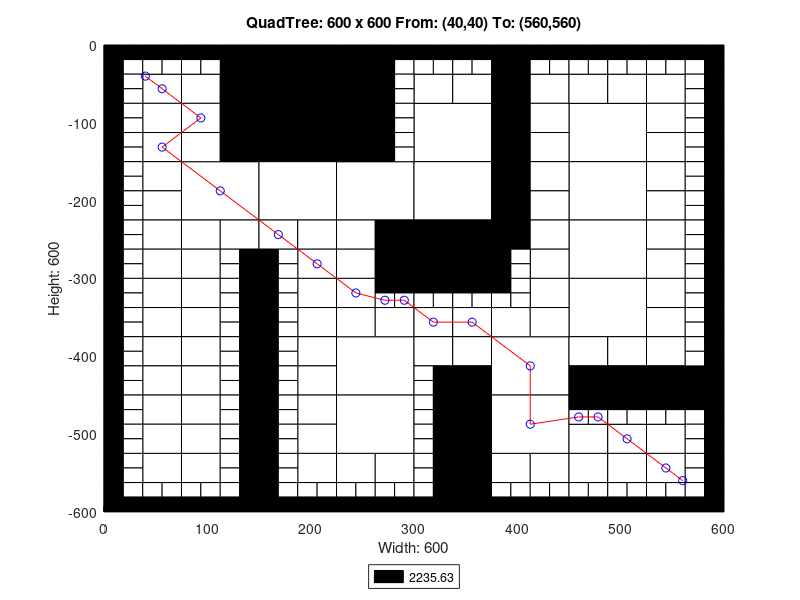

Recreate this plot in MATLAB.
axis([0 600 -600 0]);
title('QuadTree: 600 x 600 From: (40,40) To: (560,560)');
xlabel('Width: 600');
ylabel('Height: 600');
rectangle('Position',[150 -75 75 75], 'FaceColor',[0 0 0]);
rectangle('Position',[150 -150 75 75], 'FaceColor',[0 0 0]);
rectangle('Position',[75 -225 75 75], 'FaceColor',[1 1 1]);
rectangle('Position',[150 -225 75 75], 'FaceColor',[1 1 1]);
rectangle('Position',[225 -225 75 75], 'FaceColor',[1 1 1]);
rectangle('Position',[300 -150 75 75], 'FaceColor',[1 1 1]);
rectangle('Position',[450 -150 75 75], 'FaceColor',[1 1 1]);
rectangle('Position',[300 -225 75 75], 'FaceColor',[1 1 1]);
rectangle('Position',[300 -300 75 75], 'FaceColor',[0 0 0]);
rectangle('Position',[450 -225 75 75], 'FaceColor',[1 1 1]);
rectangle('Position',[450 -300 75 75], 'FaceColor',[1 1 1]);
rectangle('Position',[225 -450 75 75], 'FaceColor',[1 1 1]);
rectangle('Position',[225 -525 75 75], 'FaceColor',[1 1 1]);
rectangle('Position',[375 -450 75 75], 'FaceColor',[1 1 1]);
rectangle('Position',[450 -375 75 75], 'FaceColor',[1 1 1]);
rectangle('Position',[375 -525 75 75], 'FaceColor',[1 1 1]);
rectangle('Position',[37.5 -75 37.5 37.5], 'FaceColor',[1 1 1]);
rectangle('Position',[112.5 -37.5 37.5 37.5], 'FaceColor',[0 0 0]);
rectangle('Position',[75 -75 37.5 37.5], 'FaceColor',[1 1 1]);
rectangle('Position',[112.5 -75 37.5 37.5], 'FaceColor',[0 0 0]);
rectangle('Position',[37.5 -112.5 37.5 37.5], 'FaceColor',[1 1 1]);
rectangle('Position',[37.5 -150 37.5 37.5], 'FaceColor',[1 1 1]);
rectangle('Position',[75 -112.5 37.5 37.5], 'FaceColor',[1 1 1]);
rectangle('Position',[112.5 -112.5 37.5 37.5], 'FaceColor',[0 0 0]);
rectangle('Position',[75 -150 37.5 37.5], 'FaceColor',[1 1 1]);
rectangle('Position',[112.5 -150 37.5 37.5], 'FaceColor',[0 0 0]);
rectangle('Position',[225 -37.5 37.5 37.5], 'FaceColor',[0 0 0]);
rectangle('Position',[225 -75 37.5 37.5], 'FaceColor',[0 0 0]);
rectangle('Position',[225 -112.5 37.5 37.5], 'FaceColor',[0 0 0]);
rectangle('Position',[225 -150 37.5 37.5], 'FaceColor',[0 0 0]);
rectangle('Position',[37.5 -187.5 37.5 37.5], 'FaceColor',[1 1 1]);
rectangle('Position',[37.5 -225 37.5 37.5], 'FaceColor',[1 1 1]);
rectangle('Position',[37.5 -262.5 37.5 37.5], 'FaceColor',[1 1 1]);
rectangle('Position',[37.5 -300 37.5 37.5], 'FaceColor',[1 1 1]);
rectangle('Position',[75 -262.5 37.5 37.5], 'FaceColor',[1 1 1]);
rectangle('Position',[112.5 -262.5 37.5 37.5], 'FaceColor',[1 1 1]);
rectangle('Position',[75 -300 37.5 37.5], 'FaceColor',[1 1 1]);
rectangle('Position',[150 -262.5 37.5 37.5], 'FaceColor',[1 1 1]);
rectangle('Position',[187.5 -262.5 37.5 37.5], 'FaceColor',[1 1 1]);
rectangle('Position',[187.5 -300 37.5 37.5], 'FaceColor',[1 1 1]);
rectangle('Position',[225 -262.5 37.5 37.5], 'FaceColor',[1 1 1]);
rectangle('Position',[262.5 -262.5 37.5 37.5], 'FaceColor',[0 0 0]);
rectangle('Position',[225 -300 37.5 37.5], 'FaceColor',[1 1 1]);
rectangle('Position',[262.5 -300 37.5 37.5], 'FaceColor',[0 0 0]);
rectangle('Position',[300 -75 37.5 37.5], 'FaceColor',[1 1 1]);
rectangle('Position',[337.5 -75 37.5 37.5], 'FaceColor',[1 1 1]);
rectangle('Position',[375 -37.5 37.5 37.5], 'FaceColor',[0 0 0]);
rectangle('Position',[375 -75 37.5 37.5], 'FaceColor',[0 0 0]);
rectangle('Position',[412.5 -75 37.5 37.5], 'FaceColor',[1 1 1]);
rectangle('Position',[375 -112.5 37.5 37.5], 'FaceColor',[0 0 0]);
rectangle('Position',[412.5 -112.5 37.5 37.5], 'FaceColor',[1 1 1]);
rectangle('Position',[375 -150 37.5 37.5], 'FaceColor',[0 0 0]);
rectangle('Position',[412.5 -150 37.5 37.5], 'FaceColor',[1 1 1]);
rectangle('Position',[450 -75 37.5 37.5], 'FaceColor',[1 1 1]);
rectangle('Position',[487.5 -75 37.5 37.5], 'FaceColor',[1 1 1]);
rectangle('Position',[525 -75 37.5 37.5], 'FaceColor',[1 1 1]);
rectangle('Position',[525 -112.5 37.5 37.5], 'FaceColor',[1 1 1]);
rectangle('Position',[525 -150 37.5 37.5], 'FaceColor',[1 1 1]);
rectangle('Position',[375 -187.5 37.5 37.5], 'FaceColor',[0 0 0]);
rectangle('Position',[412.5 -187.5 37.5 37.5], 'FaceColor',[1 1 1]);
rectangle('Position',[375 -225 37.5 37.5], 'FaceColor',[0 0 0]);
rectangle('Position',[412.5 -225 37.5 37.5], 'FaceColor',[1 1 1]);
rectangle('Position',[375 -262.5 37.5 37.5], 'FaceColor',[0 0 0]);
rectangle('Position',[412.5 -262.5 37.5 37.5], 'FaceColor',[1 1 1]);
rectangle('Position',[412.5 -300 37.5 37.5], 'FaceColor',[1 1 1]);
rectangle('Position',[525 -187.5 37.5 37.5], 'FaceColor',[1 1 1]);
rectangle('Position',[525 -225 37.5 37.5], 'FaceColor',[1 1 1]);
rectangle('Position',[525 -262.5 37.5 37.5], 'FaceColor',[1 1 1]);
rectangle('Position',[525 -300 37.5 37.5], 'FaceColor',[1 1 1]);
rectangle('Position',[37.5 -337.5 37.5 37.5], 'FaceColor',[1 1 1]);
rectangle('Position',[37.5 -375 37.5 37.5], 'FaceColor',[1 1 1]);
rectangle('Position',[75 -337.5 37.5 37.5], 'FaceColor',[1 1 1]);
rectangle('Position',[75 -375 37.5 37.5], 'FaceColor',[1 1 1]);
rectangle('Position',[37.5 -412.5 37.5 37.5], 'FaceColor',[1 1 1]);
rectangle('Position',[37.5 -450 37.5 37.5], 'FaceColor',[1 1 1]);
rectangle('Position',[75 -412.5 37.5 37.5], 'FaceColor',[1 1 1]);
rectangle('Position',[75 -450 37.5 37.5], 'FaceColor',[1 1 1]);
rectangle('Position',[187.5 -337.5 37.5 37.5], 'FaceColor',[1 1 1]);
rectangle('Position',[187.5 -375 37.5 37.5], 'FaceColor',[1 1 1]);
rectangle('Position',[225 -337.5 37.5 37.5], 'FaceColor',[1 1 1]);
rectangle('Position',[225 -375 37.5 37.5], 'FaceColor',[1 1 1]);
rectangle('Position',[262.5 -375 37.5 37.5], 'FaceColor',[1 1 1]);
rectangle('Position',[187.5 -412.5 37.5 37.5], 'FaceColor',[1 1 1]);
rectangle('Position',[187.5 -450 37.5 37.5], 'FaceColor',[1 1 1]);
rectangle('Position',[37.5 -487.5 37.5 37.5], 'FaceColor',[1 1 1]);
rectangle('Position',[37.5 -525 37.5 37.5], 'FaceColor',[1 1 1]);
rectangle('Position',[75 -487.5 37.5 37.5], 'FaceColor',[1 1 1]);
rectangle('Position',[75 -525 37.5 37.5], 'FaceColor',[1 1 1]);
rectangle('Position',[37.5 -562.5 37.5 37.5], 'FaceColor',[1 1 1]);
rectangle('Position',[75 -562.5 37.5 37.5], 'FaceColor',[1 1 1]);
rectangle('Position',[187.5 -487.5 37.5 37.5], 'FaceColor',[1 1 1]);
rectangle('Position',[187.5 -525 37.5 37.5], 'FaceColor',[1 1 1]);
rectangle('Position',[187.5 -562.5 37.5 37.5], 'FaceColor',[1 1 1]);
rectangle('Position',[225 -562.5 37.5 37.5], 'FaceColor',[1 1 1]);
rectangle('Position',[262.5 -562.5 37.5 37.5], 'FaceColor',[1 1 1]);
rectangle('Position',[300 -375 37.5 37.5], 'FaceColor',[1 1 1]);
rectangle('Position',[337.5 -375 37.5 37.5], 'FaceColor',[1 1 1]);
rectangle('Position',[412.5 -337.5 37.5 37.5], 'FaceColor',[1 1 1]);
rectangle('Position',[375 -375 37.5 37.5], 'FaceColor',[1 1 1]);
rectangle('Position',[412.5 -375 37.5 37.5], 'FaceColor',[1 1 1]);
rectangle('Position',[300 -412.5 37.5 37.5], 'FaceColor',[1 1 1]);
rectangle('Position',[337.5 -412.5 37.5 37.5], 'FaceColor',[1 1 1]);
rectangle('Position',[337.5 -450 37.5 37.5], 'FaceColor',[0 0 0]);
rectangle('Position',[525 -337.5 37.5 37.5], 'FaceColor',[1 1 1]);
rectangle('Position',[525 -375 37.5 37.5], 'FaceColor',[1 1 1]);
rectangle('Position',[450 -412.5 37.5 37.5], 'FaceColor',[1 1 1]);
rectangle('Position',[487.5 -412.5 37.5 37.5], 'FaceColor',[1 1 1]);
rectangle('Position',[450 -450 37.5 37.5], 'FaceColor',[0 0 0]);
rectangle('Position',[487.5 -450 37.5 37.5], 'FaceColor',[0 0 0]);
rectangle('Position',[525 -412.5 37.5 37.5], 'FaceColor',[1 1 1]);
rectangle('Position',[525 -450 37.5 37.5], 'FaceColor',[0 0 0]);
rectangle('Position',[562.5 -450 37.5 37.5], 'FaceColor',[0 0 0]);
rectangle('Position',[337.5 -487.5 37.5 37.5], 'FaceColor',[0 0 0]);
rectangle('Position',[337.5 -525 37.5 37.5], 'FaceColor',[0 0 0]);
rectangle('Position',[337.5 -562.5 37.5 37.5], 'FaceColor',[0 0 0]);
rectangle('Position',[337.5 -600 37.5 37.5], 'FaceColor',[0 0 0]);
rectangle('Position',[375 -562.5 37.5 37.5], 'FaceColor',[1 1 1]);
rectangle('Position',[412.5 -562.5 37.5 37.5], 'FaceColor',[1 1 1]);
rectangle('Position',[450 -525 37.5 37.5], 'FaceColor',[1 1 1]);
rectangle('Position',[487.5 -525 37.5 37.5], 'FaceColor',[1 1 1]);
rectangle('Position',[525 -525 37.5 37.5], 'FaceColor',[1 1 1]);
rectangle('Position',[450 -562.5 37.5 37.5], 'FaceColor',[1 1 1]);
rectangle('Position',[487.5 -562.5 37.5 37.5], 'FaceColor',[1 1 1]);
rectangle('Position',[525 -562.5 37.5 37.5], 'FaceColor',[1 1 1]);
rectangle('Position',[0 -18.75 18.75 18.75], 'FaceColor',[0 0 0]);
rectangle('Position',[18.75 -18.75 18.75 18.75], 'FaceColor',[0 0 0]);
rectangle('Position',[0 -37.5 18.75 18.75], 'FaceColor',[0 0 0]);
rectangle('Position',[18.75 -37.5 18.75 18.75], 'FaceColor',[1 1 1]);
rectangle('Position',[37.5 -18.75 18.75 18.75], 'FaceColor',[0 0 0]);
rectangle('Position',[56.25 -18.75 18.75 18.75], 'FaceColor',[0 0 0]);
rectangle('Position',[37.5 -37.5 18.75 18.75], 'FaceColor',[1 1 1]);
rectangle('Position',[56.25 -37.5 18.75 18.75], 'FaceColor',[1 1 1]);
rectangle('Position',[0 -56.25 18.75 18.75], 'FaceColor',[0 0 0]);
rectangle('Position',[18.75 -56.25 18.75 18.75], 'FaceColor',[1 1 1]);
rectangle('Position',[0 -75 18.75 18.75], 'FaceColor',[0 0 0]);
rectangle('Position',[18.75 -75 18.75 18.75], 'FaceColor',[1 1 1]);
rectangle('Position',[75 -18.75 18.75 18.75], 'FaceColor',[0 0 0]);
rectangle('Position',[93.75 -18.75 18.75 18.75], 'FaceColor',[0 0 0]);
rectangle('Position',[75 -37.5 18.75 18.75], 'FaceColor',[1 1 1]);
rectangle('Position',[93.75 -37.5 18.75 18.75], 'FaceColor',[1 1 1]);
rectangle('Position',[0 -93.75 18.75 18.75], 'FaceColor',[0 0 0]);
rectangle('Position',[18.75 -93.75 18.75 18.75], 'FaceColor',[1 1 1]);
rectangle('Position',[0 -112.5 18.75 18.75], 'FaceColor',[0 0 0]);
rectangle('Position',[18.75 -112.5 18.75 18.75], 'FaceColor',[1 1 1]);
rectangle('Position',[0 -131.25 18.75 18.75], 'FaceColor',[0 0 0]);
rectangle('Position',[18.75 -131.25 18.75 18.75], 'FaceColor',[1 1 1]);
rectangle('Position',[0 -150 18.75 18.75], 'FaceColor',[0 0 0]);
rectangle('Position',[18.75 -150 18.75 18.75], 'FaceColor',[1 1 1]);
rectangle('Position',[262.5 -18.75 18.75 18.75], 'FaceColor',[0 0 0]);
rectangle('Position',[281.25 -18.75 18.75 18.75], 'FaceColor',[0 0 0]);
rectangle('Position',[262.5 -37.5 18.75 18.75], 'FaceColor',[0 0 0]);
rectangle('Position',[281.25 -37.5 18.75 18.75], 'FaceColor',[1 1 1]);
rectangle('Position',[262.5 -56.25 18.75 18.75], 'FaceColor',[0 0 0]);
rectangle('Position',[281.25 -56.25 18.75 18.75], 'FaceColor',[1 1 1]);
rectangle('Position',[262.5 -75 18.75 18.75], 'FaceColor',[0 0 0]);
rectangle('Position',[281.25 -75 18.75 18.75], 'FaceColor',[1 1 1]);
rectangle('Position',[262.5 -93.75 18.75 18.75], 'FaceColor',[0 0 0]);
rectangle('Position',[281.25 -93.75 18.75 18.75], 'FaceColor',[1 1 1]);
rectangle('Position',[262.5 -112.5 18.75 18.75], 'FaceColor',[0 0 0]);
rectangle('Position',[281.25 -112.5 18.75 18.75], 'FaceColor',[1 1 1]);
rectangle('Position',[262.5 -131.25 18.75 18.75], 'FaceColor',[0 0 0]);
rectangle('Position',[281.25 -131.25 18.75 18.75], 'FaceColor',[1 1 1]);
rectangle('Position',[262.5 -150 18.75 18.75], 'FaceColor',[0 0 0]);
rectangle('Position',[281.25 -150 18.75 18.75], 'FaceColor',[1 1 1]);
rectangle('Position',[0 -168.75 18.75 18.75], 'FaceColor',[0 0 0]);
rectangle('Position',[18.75 -168.75 18.75 18.75], 'FaceColor',[1 1 1]);
rectangle('Position',[0 -187.5 18.75 18.75], 'FaceColor',[0 0 0]);
rectangle('Position',[18.75 -187.5 18.75 18.75], 'FaceColor',[1 1 1]);
rectangle('Position',[0 -206.25 18.75 18.75], 'FaceColor',[0 0 0]);
rectangle('Position',[18.75 -206.25 18.75 18.75], 'FaceColor',[1 1 1]);
rectangle('Position',[0 -225 18.75 18.75], 'FaceColor',[0 0 0]);
rectangle('Position',[18.75 -225 18.75 18.75], 'FaceColor',[1 1 1]);
rectangle('Position',[0 -243.75 18.75 18.75], 'FaceColor',[0 0 0]);
rectangle('Position',[18.75 -243.75 18.75 18.75], 'FaceColor',[1 1 1]);
rectangle('Position',[0 -262.5 18.75 18.75], 'FaceColor',[0 0 0]);
rectangle('Position',[18.75 -262.5 18.75 18.75], 'FaceColor',[1 1 1]);
rectangle('Position',[0 -281.25 18.75 18.75], 'FaceColor',[0 0 0]);
rectangle('Position',[18.75 -281.25 18.75 18.75], 'FaceColor',[1 1 1]);
rectangle('Position',[0 -300 18.75 18.75], 'FaceColor',[0 0 0]);
rectangle('Position',[18.75 -300 18.75 18.75], 'FaceColor',[1 1 1]);
rectangle('Position',[112.5 -281.25 18.75 18.75], 'FaceColor',[1 1 1]);
rectangle('Position',[131.25 -281.25 18.75 18.75], 'FaceColor',[0 0 0]);
rectangle('Position',[112.5 -300 18.75 18.75], 'FaceColor',[1 1 1]);
rectangle('Position',[131.25 -300 18.75 18.75], 'FaceColor',[0 0 0]);
rectangle('Position',[150 -281.25 18.75 18.75], 'FaceColor',[0 0 0]);
rectangle('Position',[168.75 -281.25 18.75 18.75], 'FaceColor',[1 1 1]);
rectangle('Position',[150 -300 18.75 18.75], 'FaceColor',[0 0 0]);
rectangle('Position',[168.75 -300 18.75 18.75], 'FaceColor',[1 1 1]);
rectangle('Position',[300 -18.75 18.75 18.75], 'FaceColor',[0 0 0]);
rectangle('Position',[318.75 -18.75 18.75 18.75], 'FaceColor',[0 0 0]);
rectangle('Position',[300 -37.5 18.75 18.75], 'FaceColor',[1 1 1]);
rectangle('Position',[318.75 -37.5 18.75 18.75], 'FaceColor',[1 1 1]);
rectangle('Position',[337.5 -18.75 18.75 18.75], 'FaceColor',[0 0 0]);
rectangle('Position',[356.25 -18.75 18.75 18.75], 'FaceColor',[0 0 0]);
rectangle('Position',[337.5 -37.5 18.75 18.75], 'FaceColor',[1 1 1]);
rectangle('Position',[356.25 -37.5 18.75 18.75], 'FaceColor',[1 1 1]);
rectangle('Position',[412.5 -18.75 18.75 18.75], 'FaceColor',[0 0 0]);
rectangle('Position',[431.25 -18.75 18.75 18.75], 'FaceColor',[0 0 0]);
rectangle('Position',[412.5 -37.5 18.75 18.75], 'FaceColor',[1 1 1]);
rectangle('Position',[431.25 -37.5 18.75 18.75], 'FaceColor',[1 1 1]);
rectangle('Position',[450 -18.75 18.75 18.75], 'FaceColor',[0 0 0]);
rectangle('Position',[468.75 -18.75 18.75 18.75], 'FaceColor',[0 0 0]);
rectangle('Position',[450 -37.5 18.75 18.75], 'FaceColor',[1 1 1]);
rectangle('Position',[468.75 -37.5 18.75 18.75], 'FaceColor',[1 1 1]);
rectangle('Position',[487.5 -18.75 18.75 18.75], 'FaceColor',[0 0 0]);
rectangle('Position',[506.25 -18.75 18.75 18.75], 'FaceColor',[0 0 0]);
rectangle('Position',[487.5 -37.5 18.75 18.75], 'FaceColor',[1 1 1]);
rectangle('Position',[506.25 -37.5 18.75 18.75], 'FaceColor',[1 1 1]);
rectangle('Position',[525 -18.75 18.75 18.75], 'FaceColor',[0 0 0]);
rectangle('Position',[543.75 -18.75 18.75 18.75], 'FaceColor',[0 0 0]);
rectangle('Position',[525 -37.5 18.75 18.75], 'FaceColor',[1 1 1]);
rectangle('Position',[543.75 -37.5 18.75 18.75], 'FaceColor',[1 1 1]);
rectangle('Position',[562.5 -18.75 18.75 18.75], 'FaceColor',[0 0 0]);
rectangle('Position',[581.25 -18.75 18.75 18.75], 'FaceColor',[0 0 0]);
rectangle('Position',[562.5 -37.5 18.75 18.75], 'FaceColor',[1 1 1]);
rectangle('Position',[581.25 -37.5 18.75 18.75], 'FaceColor',[0 0 0]);
rectangle('Position',[562.5 -56.25 18.75 18.75], 'FaceColor',[1 1 1]);
rectangle('Position',[581.25 -56.25 18.75 18.75], 'FaceColor',[0 0 0]);
rectangle('Position',[562.5 -75 18.75 18.75], 'FaceColor',[1 1 1]);
rectangle('Position',[581.25 -75 18.75 18.75], 'FaceColor',[0 0 0]);
rectangle('Position',[562.5 -93.75 18.75 18.75], 'FaceColor',[1 1 1]);
rectangle('Position',[581.25 -93.75 18.75 18.75], 'FaceColor',[0 0 0]);
rectangle('Position',[562.5 -112.5 18.75 18.75], 'FaceColor',[1 1 1]);
rectangle('Position',[581.25 -112.5 18.75 18.75], 'FaceColor',[0 0 0]);
rectangle('Position',[562.5 -131.25 18.75 18.75], 'FaceColor',[1 1 1]);
rectangle('Position',[581.25 -131.25 18.75 18.75], 'FaceColor',[0 0 0]);
rectangle('Position',[562.5 -150 18.75 18.75], 'FaceColor',[1 1 1]);
rectangle('Position',[581.25 -150 18.75 18.75], 'FaceColor',[0 0 0]);
rectangle('Position',[375 -281.25 18.75 18.75], 'FaceColor',[0 0 0]);
rectangle('Position',[393.75 -281.25 18.75 18.75], 'FaceColor',[1 1 1]);
rectangle('Position',[375 -300 18.75 18.75], 'FaceColor',[0 0 0]);
rectangle('Position',[393.75 -300 18.75 18.75], 'FaceColor',[1 1 1]);
rectangle('Position',[562.5 -168.75 18.75 18.75], 'FaceColor',[1 1 1]);
rectangle('Position',[581.25 -168.75 18.75 18.75], 'FaceColor',[0 0 0]);
rectangle('Position',[562.5 -187.5 18.75 18.75], 'FaceColor',[1 1 1]);
rectangle('Position',[581.25 -187.5 18.75 18.75], 'FaceColor',[0 0 0]);
rectangle('Position',[562.5 -206.25 18.75 18.75], 'FaceColor',[1 1 1]);
rectangle('Position',[581.25 -206.25 18.75 18.75], 'FaceColor',[0 0 0]);
rectangle('Position',[562.5 -225 18.75 18.75], 'FaceColor',[1 1 1]);
rectangle('Position',[581.25 -225 18.75 18.75], 'FaceColor',[0 0 0]);
rectangle('Position',[562.5 -243.75 18.75 18.75], 'FaceColor',[1 1 1]);
rectangle('Position',[581.25 -243.75 18.75 18.75], 'FaceColor',[0 0 0]);
rectangle('Position',[562.5 -262.5 18.75 18.75], 'FaceColor',[1 1 1]);
rectangle('Position',[581.25 -262.5 18.75 18.75], 'FaceColor',[0 0 0]);
rectangle('Position',[562.5 -281.25 18.75 18.75], 'FaceColor',[1 1 1]);
rectangle('Position',[581.25 -281.25 18.75 18.75], 'FaceColor',[0 0 0]);
rectangle('Position',[562.5 -300 18.75 18.75], 'FaceColor',[1 1 1]);
rectangle('Position',[581.25 -300 18.75 18.75], 'FaceColor',[0 0 0]);
rectangle('Position',[0 -318.75 18.75 18.75], 'FaceColor',[0 0 0]);
rectangle('Position',[18.75 -318.75 18.75 18.75], 'FaceColor',[1 1 1]);
rectangle('Position',[0 -337.5 18.75 18.75], 'FaceColor',[0 0 0]);
rectangle('Position',[18.75 -337.5 18.75 18.75], 'FaceColor',[1 1 1]);
rectangle('Position',[0 -356.25 18.75 18.75], 'FaceColor',[0 0 0]);
rectangle('Position',[18.75 -356.25 18.75 18.75], 'FaceColor',[1 1 1]);
rectangle('Position',[0 -375 18.75 18.75], 'FaceColor',[0 0 0]);
rectangle('Position',[18.75 -375 18.75 18.75], 'FaceColor',[1 1 1]);
rectangle('Position',[112.5 -318.75 18.75 18.75], 'FaceColor',[1 1 1]);
rectangle('Position',[131.25 -318.75 18.75 18.75], 'FaceColor',[0 0 0]);
rectangle('Position',[112.5 -337.5 18.75 18.75], 'FaceColor',[1 1 1]);
rectangle('Position',[131.25 -337.5 18.75 18.75], 'FaceColor',[0 0 0]);
rectangle('Position',[112.5 -356.25 18.75 18.75], 'FaceColor',[1 1 1]);
rectangle('Position',[131.25 -356.25 18.75 18.75], 'FaceColor',[0 0 0]);
rectangle('Position',[112.5 -375 18.75 18.75], 'FaceColor',[1 1 1]);
rectangle('Position',[131.25 -375 18.75 18.75], 'FaceColor',[0 0 0]);
rectangle('Position',[0 -393.75 18.75 18.75], 'FaceColor',[0 0 0]);
rectangle('Position',[18.75 -393.75 18.75 18.75], 'FaceColor',[1 1 1]);
rectangle('Position',[0 -412.5 18.75 18.75], 'FaceColor',[0 0 0]);
rectangle('Position',[18.75 -412.5 18.75 18.75], 'FaceColor',[1 1 1]);
rectangle('Position',[0 -431.25 18.75 18.75], 'FaceColor',[0 0 0]);
rectangle('Position',[18.75 -431.25 18.75 18.75], 'FaceColor',[1 1 1]);
rectangle('Position',[0 -450 18.75 18.75], 'FaceColor',[0 0 0]);
rectangle('Position',[18.75 -450 18.75 18.75], 'FaceColor',[1 1 1]);
rectangle('Position',[112.5 -393.75 18.75 18.75], 'FaceColor',[1 1 1]);
rectangle('Position',[131.25 -393.75 18.75 18.75], 'FaceColor',[0 0 0]);
rectangle('Position',[112.5 -412.5 18.75 18.75], 'FaceColor',[1 1 1]);
rectangle('Position',[131.25 -412.5 18.75 18.75], 'FaceColor',[0 0 0]);
rectangle('Position',[112.5 -431.25 18.75 18.75], 'FaceColor',[1 1 1]);
rectangle('Position',[131.25 -431.25 18.75 18.75], 'FaceColor',[0 0 0]);
rectangle('Position',[112.5 -450 18.75 18.75], 'FaceColor',[1 1 1]);
rectangle('Position',[131.25 -450 18.75 18.75], 'FaceColor',[0 0 0]);
rectangle('Position',[150 -318.75 18.75 18.75], 'FaceColor',[0 0 0]);
rectangle('Position',[168.75 -318.75 18.75 18.75], 'FaceColor',[1 1 1]);
rectangle('Position',[150 -337.5 18.75 18.75], 'FaceColor',[0 0 0]);
rectangle('Position',[168.75 -337.5 18.75 18.75], 'FaceColor',[1 1 1]);
rectangle('Position',[150 -356.25 18.75 18.75], 'FaceColor',[0 0 0]);
rectangle('Position',[168.75 -356.25 18.75 18.75], 'FaceColor',[1 1 1]);
rectangle('Position',[150 -375 18.75 18.75], 'FaceColor',[0 0 0]);
rectangle('Position',[168.75 -375 18.75 18.75], 'FaceColor',[1 1 1]);
rectangle('Position',[262.5 -318.75 18.75 18.75], 'FaceColor',[0 0 0]);
rectangle('Position',[281.25 -318.75 18.75 18.75], 'FaceColor',[0 0 0]);
rectangle('Position',[262.5 -337.5 18.75 18.75], 'FaceColor',[1 1 1]);
rectangle('Position',[281.25 -337.5 18.75 18.75], 'FaceColor',[1 1 1]);
rectangle('Position',[150 -393.75 18.75 18.75], 'FaceColor',[0 0 0]);
rectangle('Position',[168.75 -393.75 18.75 18.75], 'FaceColor',[1 1 1]);
rectangle('Position',[150 -412.5 18.75 18.75], 'FaceColor',[0 0 0]);
rectangle('Position',[168.75 -412.5 18.75 18.75], 'FaceColor',[1 1 1]);
rectangle('Position',[150 -431.25 18.75 18.75], 'FaceColor',[0 0 0]);
rectangle('Position',[168.75 -431.25 18.75 18.75], 'FaceColor',[1 1 1]);
rectangle('Position',[150 -450 18.75 18.75], 'FaceColor',[0 0 0]);
rectangle('Position',[168.75 -450 18.75 18.75], 'FaceColor',[1 1 1]);
rectangle('Position',[0 -468.75 18.75 18.75], 'FaceColor',[0 0 0]);
rectangle('Position',[18.75 -468.75 18.75 18.75], 'FaceColor',[1 1 1]);
rectangle('Position',[0 -487.5 18.75 18.75], 'FaceColor',[0 0 0]);
rectangle('Position',[18.75 -487.5 18.75 18.75], 'FaceColor',[1 1 1]);
rectangle('Position',[0 -506.25 18.75 18.75], 'FaceColor',[0 0 0]);
rectangle('Position',[18.75 -506.25 18.75 18.75], 'FaceColor',[1 1 1]);
rectangle('Position',[0 -525 18.75 18.75], 'FaceColor',[0 0 0]);
rectangle('Position',[18.75 -525 18.75 18.75], 'FaceColor',[1 1 1]);
rectangle('Position',[112.5 -468.75 18.75 18.75], 'FaceColor',[1 1 1]);
rectangle('Position',[131.25 -468.75 18.75 18.75], 'FaceColor',[0 0 0]);
rectangle('Position',[112.5 -487.5 18.75 18.75], 'FaceColor',[1 1 1]);
rectangle('Position',[131.25 -487.5 18.75 18.75], 'FaceColor',[0 0 0]);
rectangle('Position',[112.5 -506.25 18.75 18.75], 'FaceColor',[1 1 1]);
rectangle('Position',[131.25 -506.25 18.75 18.75], 'FaceColor',[0 0 0]);
rectangle('Position',[112.5 -525 18.75 18.75], 'FaceColor',[1 1 1]);
rectangle('Position',[131.25 -525 18.75 18.75], 'FaceColor',[0 0 0]);
rectangle('Position',[0 -543.75 18.75 18.75], 'FaceColor',[0 0 0]);
rectangle('Position',[18.75 -543.75 18.75 18.75], 'FaceColor',[1 1 1]);
rectangle('Position',[0 -562.5 18.75 18.75], 'FaceColor',[0 0 0]);
rectangle('Position',[18.75 -562.5 18.75 18.75], 'FaceColor',[1 1 1]);
rectangle('Position',[0 -581.25 18.75 18.75], 'FaceColor',[0 0 0]);
rectangle('Position',[18.75 -581.25 18.75 18.75], 'FaceColor',[1 1 1]);
rectangle('Position',[0 -600 18.75 18.75], 'FaceColor',[0 0 0]);
rectangle('Position',[18.75 -600 18.75 18.75], 'FaceColor',[0 0 0]);
rectangle('Position',[37.5 -581.25 18.75 18.75], 'FaceColor',[1 1 1]);
rectangle('Position',[56.25 -581.25 18.75 18.75], 'FaceColor',[1 1 1]);
rectangle('Position',[37.5 -600 18.75 18.75], 'FaceColor',[0 0 0]);
rectangle('Position',[56.25 -600 18.75 18.75], 'FaceColor',[0 0 0]);
rectangle('Position',[112.5 -543.75 18.75 18.75], 'FaceColor',[1 1 1]);
rectangle('Position',[131.25 -543.75 18.75 18.75], 'FaceColor',[0 0 0]);
rectangle('Position',[112.5 -562.5 18.75 18.75], 'FaceColor',[1 1 1]);
rectangle('Position',[131.25 -562.5 18.75 18.75], 'FaceColor',[0 0 0]);
rectangle('Position',[75 -581.25 18.75 18.75], 'FaceColor',[1 1 1]);
rectangle('Position',[93.75 -581.25 18.75 18.75], 'FaceColor',[1 1 1]);
rectangle('Position',[75 -600 18.75 18.75], 'FaceColor',[0 0 0]);
rectangle('Position',[93.75 -600 18.75 18.75], 'FaceColor',[0 0 0]);
rectangle('Position',[112.5 -581.25 18.75 18.75], 'FaceColor',[1 1 1]);
rectangle('Position',[131.25 -581.25 18.75 18.75], 'FaceColor',[0 0 0]);
rectangle('Position',[112.5 -600 18.75 18.75], 'FaceColor',[0 0 0]);
rectangle('Position',[131.25 -600 18.75 18.75], 'FaceColor',[0 0 0]);
rectangle('Position',[150 -468.75 18.75 18.75], 'FaceColor',[0 0 0]);
rectangle('Position',[168.75 -468.75 18.75 18.75], 'FaceColor',[1 1 1]);
rectangle('Position',[150 -487.5 18.75 18.75], 'FaceColor',[0 0 0]);
rectangle('Position',[168.75 -487.5 18.75 18.75], 'FaceColor',[1 1 1]);
rectangle('Position',[150 -506.25 18.75 18.75], 'FaceColor',[0 0 0]);
rectangle('Position',[168.75 -506.25 18.75 18.75], 'FaceColor',[1 1 1]);
rectangle('Position',[150 -525 18.75 18.75], 'FaceColor',[0 0 0]);
rectangle('Position',[168.75 -525 18.75 18.75], 'FaceColor',[1 1 1]);
rectangle('Position',[150 -543.75 18.75 18.75], 'FaceColor',[0 0 0]);
rectangle('Position',[168.75 -543.75 18.75 18.75], 'FaceColor',[1 1 1]);
rectangle('Position',[150 -562.5 18.75 18.75], 'FaceColor',[0 0 0]);
rectangle('Position',[168.75 -562.5 18.75 18.75], 'FaceColor',[1 1 1]);
rectangle('Position',[150 -581.25 18.75 18.75], 'FaceColor',[0 0 0]);
rectangle('Position',[168.75 -581.25 18.75 18.75], 'FaceColor',[1 1 1]);
rectangle('Position',[150 -600 18.75 18.75], 'FaceColor',[0 0 0]);
rectangle('Position',[168.75 -600 18.75 18.75], 'FaceColor',[0 0 0]);
rectangle('Position',[187.5 -581.25 18.75 18.75], 'FaceColor',[1 1 1]);
rectangle('Position',[206.25 -581.25 18.75 18.75], 'FaceColor',[1 1 1]);
rectangle('Position',[187.5 -600 18.75 18.75], 'FaceColor',[0 0 0]);
rectangle('Position',[206.25 -600 18.75 18.75], 'FaceColor',[0 0 0]);
rectangle('Position',[225 -581.25 18.75 18.75], 'FaceColor',[1 1 1]);
rectangle('Position',[243.75 -581.25 18.75 18.75], 'FaceColor',[1 1 1]);
rectangle('Position',[225 -600 18.75 18.75], 'FaceColor',[0 0 0]);
rectangle('Position',[243.75 -600 18.75 18.75], 'FaceColor',[0 0 0]);
rectangle('Position',[262.5 -581.25 18.75 18.75], 'FaceColor',[1 1 1]);
rectangle('Position',[281.25 -581.25 18.75 18.75], 'FaceColor',[1 1 1]);
rectangle('Position',[262.5 -600 18.75 18.75], 'FaceColor',[0 0 0]);
rectangle('Position',[281.25 -600 18.75 18.75], 'FaceColor',[0 0 0]);
rectangle('Position',[300 -318.75 18.75 18.75], 'FaceColor',[0 0 0]);
rectangle('Position',[318.75 -318.75 18.75 18.75], 'FaceColor',[0 0 0]);
rectangle('Position',[300 -337.5 18.75 18.75], 'FaceColor',[1 1 1]);
rectangle('Position',[318.75 -337.5 18.75 18.75], 'FaceColor',[1 1 1]);
rectangle('Position',[337.5 -318.75 18.75 18.75], 'FaceColor',[0 0 0]);
rectangle('Position',[356.25 -318.75 18.75 18.75], 'FaceColor',[0 0 0]);
rectangle('Position',[337.5 -337.5 18.75 18.75], 'FaceColor',[1 1 1]);
rectangle('Position',[356.25 -337.5 18.75 18.75], 'FaceColor',[1 1 1]);
rectangle('Position',[375 -318.75 18.75 18.75], 'FaceColor',[0 0 0]);
rectangle('Position',[393.75 -318.75 18.75 18.75], 'FaceColor',[1 1 1]);
rectangle('Position',[375 -337.5 18.75 18.75], 'FaceColor',[1 1 1]);
rectangle('Position',[393.75 -337.5 18.75 18.75], 'FaceColor',[1 1 1]);
rectangle('Position',[300 -431.25 18.75 18.75], 'FaceColor',[1 1 1]);
rectangle('Position',[318.75 -431.25 18.75 18.75], 'FaceColor',[0 0 0]);
rectangle('Position',[300 -450 18.75 18.75], 'FaceColor',[1 1 1]);
rectangle('Position',[318.75 -450 18.75 18.75], 'FaceColor',[0 0 0]);
rectangle('Position',[562.5 -318.75 18.75 18.75], 'FaceColor',[1 1 1]);
rectangle('Position',[581.25 -318.75 18.75 18.75], 'FaceColor',[0 0 0]);
rectangle('Position',[562.5 -337.5 18.75 18.75], 'FaceColor',[1 1 1]);
rectangle('Position',[581.25 -337.5 18.75 18.75], 'FaceColor',[0 0 0]);
rectangle('Position',[562.5 -356.25 18.75 18.75], 'FaceColor',[1 1 1]);
rectangle('Position',[581.25 -356.25 18.75 18.75], 'FaceColor',[0 0 0]);
rectangle('Position',[562.5 -375 18.75 18.75], 'FaceColor',[1 1 1]);
rectangle('Position',[581.25 -375 18.75 18.75], 'FaceColor',[0 0 0]);
rectangle('Position',[562.5 -393.75 18.75 18.75], 'FaceColor',[1 1 1]);
rectangle('Position',[581.25 -393.75 18.75 18.75], 'FaceColor',[0 0 0]);
rectangle('Position',[562.5 -412.5 18.75 18.75], 'FaceColor',[1 1 1]);
rectangle('Position',[581.25 -412.5 18.75 18.75], 'FaceColor',[0 0 0]);
rectangle('Position',[300 -468.75 18.75 18.75], 'FaceColor',[1 1 1]);
rectangle('Position',[318.75 -468.75 18.75 18.75], 'FaceColor',[0 0 0]);
rectangle('Position',[300 -487.5 18.75 18.75], 'FaceColor',[1 1 1]);
rectangle('Position',[318.75 -487.5 18.75 18.75], 'FaceColor',[0 0 0]);
rectangle('Position',[300 -506.25 18.75 18.75], 'FaceColor',[1 1 1]);
rectangle('Position',[318.75 -506.25 18.75 18.75], 'FaceColor',[0 0 0]);
rectangle('Position',[300 -525 18.75 18.75], 'FaceColor',[1 1 1]);
rectangle('Position',[318.75 -525 18.75 18.75], 'FaceColor',[0 0 0]);
rectangle('Position',[300 -543.75 18.75 18.75], 'FaceColor',[1 1 1]);
rectangle('Position',[318.75 -543.75 18.75 18.75], 'FaceColor',[0 0 0]);
rectangle('Position',[300 -562.5 18.75 18.75], 'FaceColor',[1 1 1]);
rectangle('Position',[318.75 -562.5 18.75 18.75], 'FaceColor',[0 0 0]);
rectangle('Position',[300 -581.25 18.75 18.75], 'FaceColor',[1 1 1]);
rectangle('Position',[318.75 -581.25 18.75 18.75], 'FaceColor',[0 0 0]);
rectangle('Position',[300 -600 18.75 18.75], 'FaceColor',[0 0 0]);
rectangle('Position',[318.75 -600 18.75 18.75], 'FaceColor',[0 0 0]);
rectangle('Position',[375 -581.25 18.75 18.75], 'FaceColor',[1 1 1]);
rectangle('Position',[393.75 -581.25 18.75 18.75], 'FaceColor',[1 1 1]);
rectangle('Position',[375 -600 18.75 18.75], 'FaceColor',[0 0 0]);
rectangle('Position',[393.75 -600 18.75 18.75], 'FaceColor',[0 0 0]);
rectangle('Position',[412.5 -581.25 18.75 18.75], 'FaceColor',[1 1 1]);
rectangle('Position',[431.25 -581.25 18.75 18.75], 'FaceColor',[1 1 1]);
rectangle('Position',[412.5 -600 18.75 18.75], 'FaceColor',[0 0 0]);
rectangle('Position',[431.25 -600 18.75 18.75], 'FaceColor',[0 0 0]);
rectangle('Position',[450 -468.75 18.75 18.75], 'FaceColor',[0 0 0]);
rectangle('Position',[468.75 -468.75 18.75 18.75], 'FaceColor',[0 0 0]);
rectangle('Position',[450 -487.5 18.75 18.75], 'FaceColor',[1 1 1]);
rectangle('Position',[468.75 -487.5 18.75 18.75], 'FaceColor',[1 1 1]);
rectangle('Position',[487.5 -468.75 18.75 18.75], 'FaceColor',[0 0 0]);
rectangle('Position',[506.25 -468.75 18.75 18.75], 'FaceColor',[0 0 0]);
rectangle('Position',[487.5 -487.5 18.75 18.75], 'FaceColor',[1 1 1]);
rectangle('Position',[506.25 -487.5 18.75 18.75], 'FaceColor',[1 1 1]);
rectangle('Position',[525 -468.75 18.75 18.75], 'FaceColor',[0 0 0]);
rectangle('Position',[543.75 -468.75 18.75 18.75], 'FaceColor',[0 0 0]);
rectangle('Position',[525 -487.5 18.75 18.75], 'FaceColor',[1 1 1]);
rectangle('Position',[543.75 -487.5 18.75 18.75], 'FaceColor',[1 1 1]);
rectangle('Position',[562.5 -468.75 18.75 18.75], 'FaceColor',[0 0 0]);
rectangle('Position',[581.25 -468.75 18.75 18.75], 'FaceColor',[0 0 0]);
rectangle('Position',[562.5 -487.5 18.75 18.75], 'FaceColor',[1 1 1]);
rectangle('Position',[581.25 -487.5 18.75 18.75], 'FaceColor',[0 0 0]);
rectangle('Position',[562.5 -506.25 18.75 18.75], 'FaceColor',[1 1 1]);
rectangle('Position',[581.25 -506.25 18.75 18.75], 'FaceColor',[0 0 0]);
rectangle('Position',[562.5 -525 18.75 18.75], 'FaceColor',[1 1 1]);
rectangle('Position',[581.25 -525 18.75 18.75], 'FaceColor',[0 0 0]);
rectangle('Position',[450 -581.25 18.75 18.75], 'FaceColor',[1 1 1]);
rectangle('Position',[468.75 -581.25 18.75 18.75], 'FaceColor',[1 1 1]);
rectangle('Position',[450 -600 18.75 18.75], 'FaceColor',[0 0 0]);
rectangle('Position',[468.75 -600 18.75 18.75], 'FaceColor',[0 0 0]);
rectangle('Position',[487.5 -581.25 18.75 18.75], 'FaceColor',[1 1 1]);
rectangle('Position',[506.25 -581.25 18.75 18.75], 'FaceColor',[1 1 1]);
rectangle('Position',[487.5 -600 18.75 18.75], 'FaceColor',[0 0 0]);
rectangle('Position',[506.25 -600 18.75 18.75], 'FaceColor',[0 0 0]);
rectangle('Position',[562.5 -543.75 18.75 18.75], 'FaceColor',[1 1 1]);
rectangle('Position',[581.25 -543.75 18.75 18.75], 'FaceColor',[0 0 0]);
rectangle('Position',[562.5 -562.5 18.75 18.75], 'FaceColor',[1 1 1]);
rectangle('Position',[581.25 -562.5 18.75 18.75], 'FaceColor',[0 0 0]);
rectangle('Position',[525 -581.25 18.75 18.75], 'FaceColor',[1 1 1]);
rectangle('Position',[543.75 -581.25 18.75 18.75], 'FaceColor',[1 1 1]);
rectangle('Position',[525 -600 18.75 18.75], 'FaceColor',[0 0 0]);
rectangle('Position',[543.75 -600 18.75 18.75], 'FaceColor',[0 0 0]);
rectangle('Position',[562.5 -581.25 18.75 18.75], 'FaceColor',[1 1 1]);
rectangle('Position',[581.25 -581.25 18.75 18.75], 'FaceColor',[0 0 0]);
rectangle('Position',[562.5 -600 18.75 18.75], 'FaceColor',[0 0 0]);
rectangle('Position',[581.25 -600 18.75 18.75], 'FaceColor',[0 0 0]);
X=[560,543.75,506.25,478.125,459.375,412.5,412.5,356.25,318.75,290.625,271.875,243.75,206.25,168.75,112.5,56.25,93.75,56.25,40];
Y=[-560,-543.75,-506.25,-478.125,-478.125,-487.5,-412.5,-356.25,-356.25,-328.125,-328.125,-318.75,-281.25,-243.75,-187.5,-131.25,-93.75,-56.25,-40];
hold on;
plot(X,Y,'r');
plot(X,Y,'bo');
legend('2235.63','Location','southoutside');
